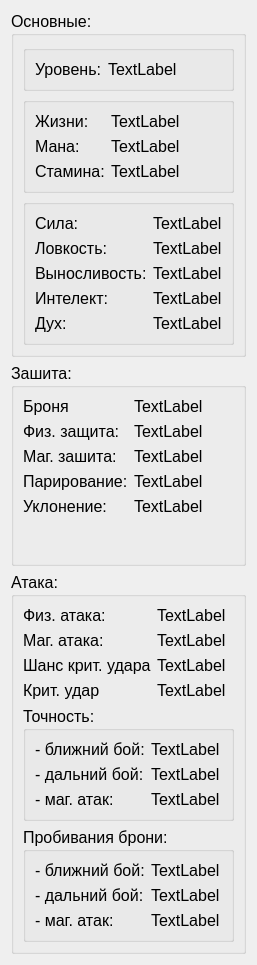
              <widget class="QWidget" name="scrollAreaWidgetContents">
               <property name="geometry">
                <rect>
                 <x>-19</x>
                 <y>-319</y>
                 <width>238</width>
                 <height>965</height>
                </rect>
               </property>
               <layout class="QVBoxLayout" name="verticalLayout_17">
                <item>
                 <widget class="QGroupBox" name="gb_basic">
                  <property name="font">
                   <font>
                    <pointsize>12</pointsize>
                   </font>
                  </property>
                  <property name="title">
                   <string>Основные:</string>
                  </property>
                  <layout class="QVBoxLayout" name="verticalLayout_21">
                   <item>
                    <widget class="QGroupBox" name="groupBox_13">
                     <property name="title">
                      <string/>
                     </property>
                     <layout class="QVBoxLayout" name="verticalLayout_6">
                      <item>
                       <layout class="QFormLayout" name="formLayout_9">
                        <item row="0" column="0">
                         <widget class="QLabel" name="label_41">
                          <property name="text">
                           <string>Уровень:</string>
                          </property>
                         </widget>
                        </item>
                        <item row="0" column="1">
                         <widget class="QLabel" name="label_level">
                          <property name="text">
                           <string>TextLabel</string>
                          </property>
                         </widget>
                        </item>
                       </layout>
                      </item>
                     </layout>
                    </widget>
                   </item>
                   <item>
                    <widget class="QGroupBox" name="groupBox_14">
                     <property name="title">
                      <string/>
                     </property>
                     <layout class="QVBoxLayout" name="verticalLayout_18">
                      <item>
                       <layout class="QFormLayout" name="formLayout_10">
                        <item row="0" column="0">
                         <widget class="QLabel" name="label_51">
                          <property name="text">
                           <string>Жизни:</string>
                          </property>
                         </widget>
                        </item>
                        <item row="0" column="1">
                         <widget class="QLabel" name="label_hp">
                          <property name="text">
                           <string>TextLabel</string>
                          </property>
                         </widget>
                        </item>
                        <item row="1" column="0">
                         <widget class="QLabel" name="label_53">
                          <property name="text">
                           <string>Мана:</string>
                          </property>
                         </widget>
                        </item>
                        <item row="1" column="1">
                         <widget class="QLabel" name="label_mana">
                          <property name="text">
                           <string>TextLabel</string>
                          </property>
                         </widget>
                        </item>
                        <item row="2" column="0">
                         <widget class="QLabel" name="label_55">
                          <property name="text">
                           <string>Стамина:</string>
                          </property>
                         </widget>
                        </item>
                        <item row="2" column="1">
                         <widget class="QLabel" name="label_stamina">
                          <property name="text">
                           <string>TextLabel</string>
                          </property>
                         </widget>
                        </item>
                       </layout>
                      </item>
                     </layout>
                    </widget>
                   </item>
                   <item>
                    <widget class="QGroupBox" name="groupBox_15">
                     <property name="title">
                      <string/>
                     </property>
                     <layout class="QVBoxLayout" name="verticalLayout_20">
                      <item>
                       <layout class="QFormLayout" name="formLayout_11">
                        <item row="0" column="0">
                         <widget class="QLabel" name="label_6">
                          <property name="font">
                           <font>
                            <pointsize>12</pointsize>
                           </font>
                          </property>
                          <property name="text">
                           <string>Сила:</string>
                          </property>
                         </widget>
                        </item>
                        <item row="0" column="1">
                         <widget class="QLabel" name="label_power">
                          <property name="font">
                           <font>
                            <pointsize>12</pointsize>
                           </font>
                          </property>
                          <property name="text">
                           <string>TextLabel</string>
                          </property>
                         </widget>
                        </item>
                        <item row="1" column="0">
                         <widget class="QLabel" name="label_8">
                          <property name="font">
                           <font>
                            <pointsize>12</pointsize>
                           </font>
                          </property>
                          <property name="text">
                           <string>Ловкость:</string>
                          </property>
                         </widget>
                        </item>
                        <item row="1" column="1">
                         <widget class="QLabel" name="label_dexterity">
                          <property name="font">
                           <font>
                            <pointsize>12</pointsize>
                           </font>
                          </property>
                          <property name="text">
                           <string>TextLabel</string>
                          </property>
                         </widget>
                        </item>
                        <item row="2" column="0">
                         <widget class="QLabel" name="label_10">
                          <property name="font">
                           <font>
                            <pointsize>12</pointsize>
                           </font>
                          </property>
                          <property name="text">
                           <string>Выносливость:</string>
                          </property>
                         </widget>
                        </item>
                        <item row="2" column="1">
                         <widget class="QLabel" name="label_endurance">
                          <property name="font">
                           <font>
                            <pointsize>12</pointsize>
                           </font>
                          </property>
                          <property name="text">
                           <string>TextLabel</string>
                          </property>
                         </widget>
                        </item>
                        <item row="3" column="0">
                         <widget class="QLabel" name="label_12">
                          <property name="font">
                           <font>
                            <pointsize>12</pointsize>
                           </font>
                          </property>
                          <property name="text">
                           <string>Интелект:</string>
                          </property>
                         </widget>
                        </item>
                        <item row="3" column="1">
                         <widget class="QLabel" name="label_intelligence">
                          <property name="font">
                           <font>
                            <pointsize>12</pointsize>
                           </font>
                          </property>
                          <property name="text">
                           <string>TextLabel</string>
                          </property>
                         </widget>
                        </item>
                        <item row="4" column="0">
                         <widget class="QLabel" name="label_14">
                          <property name="font">
                           <font>
                            <pointsize>12</pointsize>
                           </font>
                          </property>
                          <property name="text">
                           <string>Дух:</string>
                          </property>
                         </widget>
                        </item>
                        <item row="4" column="1">
                         <widget class="QLabel" name="label_spirit">
                          <property name="font">
                           <font>
                            <pointsize>12</pointsize>
                           </font>
                          </property>
                          <property name="text">
                           <string>TextLabel</string>
                          </property>
                         </widget>
                        </item>
                       </layout>
                      </item>
                     </layout>
                    </widget>
                   </item>
                  </layout>
                 </widget>
                </item>
                <item>
                 <layout class="QVBoxLayout" name="verticalLayout_8">
                  <item>
                   <widget class="QGroupBox" name="groupBox_4">
                    <property name="font">
                     <font>
                      <pointsize>12</pointsize>
                     </font>
                    </property>
                    <property name="title">
                     <string>Зашита:</string>
                    </property>
                    <layout class="QVBoxLayout" name="verticalLayout_7">
                     <item>
                      <layout class="QFormLayout" name="formLayout_4">
                       <item row="0" column="0">
                        <widget class="QLabel" name="label_11">
                         <property name="font">
                          <font>
                           <pointsize>12</pointsize>
                          </font>
                         </property>
                         <property name="text">
                          <string>Броня</string>
                         </property>
                        </widget>
                       </item>
                       <item row="0" column="1">
                        <widget class="QLabel" name="lb_armor">
                         <property name="font">
                          <font>
                           <pointsize>12</pointsize>
                          </font>
                         </property>
                         <property name="text">
                          <string>TextLabel</string>
                         </property>
                        </widget>
                       </item>
                       <item row="1" column="0">
                        <widget class="QLabel" name="label_7">
                         <property name="font">
                          <font>
                           <pointsize>12</pointsize>
                          </font>
                         </property>
                         <property name="text">
                          <string>Физ. защита:</string>
                         </property>
                        </widget>
                       </item>
                       <item row="1" column="1">
                        <widget class="QLabel" name="label_physical_protection">
                         <property name="font">
                          <font>
                           <pointsize>12</pointsize>
                          </font>
                         </property>
                         <property name="text">
                          <string>TextLabel</string>
                         </property>
                        </widget>
                       </item>
                       <item row="2" column="0">
                        <widget class="QLabel" name="label_9">
                         <property name="font">
                          <font>
                           <pointsize>12</pointsize>
                          </font>
                         </property>
                         <property name="text">
                          <string>Маг. зашита:</string>
                         </property>
                        </widget>
                       </item>
                       <item row="2" column="1">
                        <widget class="QLabel" name="label_magical_protection">
                         <property name="font">
                          <font>
                           <pointsize>12</pointsize>
                          </font>
                         </property>
                         <property name="text">
                          <string>TextLabel</string>
                         </property>
                        </widget>
                       </item>
                       <item row="3" column="0">
                        <widget class="QLabel" name="label_15">
                         <property name="font">
                          <font>
                           <pointsize>12</pointsize>
                          </font>
                         </property>
                         <property name="text">
                          <string>Парирование:</string>
                         </property>
                        </widget>
                       </item>
                       <item row="3" column="1">
                        <widget class="QLabel" name="lb_parrying">
                         <property name="font">
                          <font>
                           <pointsize>12</pointsize>
                          </font>
                         </property>
                         <property name="text">
                          <string>TextLabel</string>
                         </property>
                        </widget>
                       </item>
                       <item row="4" column="0">
                        <widget class="QLabel" name="label_27">
                         <property name="text">
                          <string>Уклонение:</string>
                         </property>
                        </widget>
                       </item>
                       <item row="4" column="1">
                        <widget class="QLabel" name="lb_evasion">
                         <property name="text">
                          <string>TextLabel</string>
                         </property>
                        </widget>
                       </item>
                      </layout>
                     </item>
                    </layout>
                   </widget>
                  </item>
                 </layout>
                </item>
                <item>
                 <widget class="QGroupBox" name="groupBox_5">
                  <property name="font">
                   <font>
                    <pointsize>12</pointsize>
                   </font>
                  </property>
                  <property name="title">
                   <string>Атака:</string>
                  </property>
                  <layout class="QVBoxLayout" name="verticalLayout_11">
                   <item>
                    <layout class="QFormLayout" name="formLayout_5">
                     <item row="0" column="0">
                      <widget class="QLabel" name="label_21">
                       <property name="font">
                        <font>
                         <pointsize>12</pointsize>
                        </font>
                       </property>
                       <property name="text">
                        <string>Физ. атака:</string>
                       </property>
                      </widget>
                     </item>
                     <item row="0" column="1">
                      <widget class="QLabel" name="label_physical_attack">
                       <property name="font">
                        <font>
                         <pointsize>12</pointsize>
                        </font>
                       </property>
                       <property name="text">
                        <string>TextLabel</string>
                       </property>
                      </widget>
                     </item>
                     <item row="1" column="0">
                      <widget class="QLabel" name="label_23">
                       <property name="font">
                        <font>
                         <pointsize>12</pointsize>
                        </font>
                       </property>
                       <property name="text">
                        <string>Маг. атака:</string>
                       </property>
                      </widget>
                     </item>
                     <item row="1" column="1">
                      <widget class="QLabel" name="label_magical_attack">
                       <property name="font">
                        <font>
                         <pointsize>12</pointsize>
                        </font>
                       </property>
                       <property name="text">
                        <string>TextLabel</string>
                       </property>
                      </widget>
                     </item>
                     <item row="2" column="0">
                      <widget class="QLabel" name="label_47">
                       <property name="text">
                        <string>Шанс крит. удара</string>
                       </property>
                      </widget>
                     </item>
                     <item row="2" column="1">
                      <widget class="QLabel" name="label_48">
                       <property name="text">
                        <string>TextLabel</string>
                       </property>
                      </widget>
                     </item>
                     <item row="3" column="0">
                      <widget class="QLabel" name="label_49">
                       <property name="text">
                        <string>Крит. удар</string>
                       </property>
                      </widget>
                     </item>
                     <item row="3" column="1">
                      <widget class="QLabel" name="label_50">
                       <property name="text">
                        <string>TextLabel</string>
                       </property>
                      </widget>
                     </item>
                    </layout>
                   </item>
                   <item>
                    <widget class="QGroupBox" name="groupBox_6">
                     <property name="font">
                      <font>
                       <pointsize>12</pointsize>
                      </font>
                     </property>
                     <property name="title">
                      <string>Точность:</string>
                     </property>
                     <layout class="QVBoxLayout" name="verticalLayout_9">
                      <item>
                       <layout class="QFormLayout" name="formLayout_6">
                        <item row="0" column="0">
                         <widget class="QLabel" name="label_25">
                          <property name="font">
                           <font>
                            <pointsize>12</pointsize>
                           </font>
                          </property>
                          <property name="text">
                           <string>- ближний бой:</string>
                          </property>
                         </widget>
                        </item>
                        <item row="0" column="1">
                         <widget class="QLabel" name="lb_close_combat">
                          <property name="font">
                           <font>
                            <pointsize>12</pointsize>
                           </font>
                          </property>
                          <property name="text">
                           <string>TextLabel</string>
                          </property>
                         </widget>
                        </item>
                        <item row="1" column="0">
                         <widget class="QLabel" name="label_29">
                          <property name="font">
                           <font>
                            <pointsize>12</pointsize>
                           </font>
                          </property>
                          <property name="text">
                           <string>- дальний бой:</string>
                          </property>
                         </widget>
                        </item>
                        <item row="1" column="1">
                         <widget class="QLabel" name="lb_ranged_combat">
                          <property name="font">
                           <font>
                            <pointsize>12</pointsize>
                           </font>
                          </property>
                          <property name="text">
                           <string>TextLabel</string>
                          </property>
                         </widget>
                        </item>
                        <item row="2" column="0">
                         <widget class="QLabel" name="label_31">
                          <property name="font">
                           <font>
                            <pointsize>12</pointsize>
                           </font>
                          </property>
                          <property name="text">
                           <string>- маг. атак:</string>
                          </property>
                         </widget>
                        </item>
                        <item row="2" column="1">
                         <widget class="QLabel" name="label_32">
                          <property name="font">
                           <font>
                            <pointsize>12</pointsize>
                           </font>
                          </property>
                          <property name="text">
                           <string>TextLabel</string>
                          </property>
                         </widget>
                        </item>
                       </layout>
                      </item>
                     </layout>
                    </widget>
                   </item>
                   <item>
                    <widget class="QGroupBox" name="groupBox_7">
                     <property name="font">
                      <font>
                       <pointsize>12</pointsize>
                      </font>
                     </property>
                     <property name="title">
                      <string>Пробивания брони:</string>
                     </property>
                     <layout class="QVBoxLayout" name="verticalLayout_10">
                      <item>
                       <layout class="QFormLayout" name="formLayout_7">
                        <item row="0" column="0">
                         <widget class="QLabel" name="label_33">
                          <property name="font">
                           <font>
                            <pointsize>12</pointsize>
                           </font>
                          </property>
                          <property name="text">
                           <string>- ближний бой:</string>
                          </property>
                         </widget>
                        </item>
                        <item row="0" column="1">
                         <widget class="QLabel" name="label_34">
                          <property name="font">
                           <font>
                            <pointsize>12</pointsize>
                           </font>
                          </property>
                          <property name="text">
                           <string>TextLabel</string>
                          </property>
                         </widget>
                        </item>
                        <item row="1" column="0">
                         <widget class="QLabel" name="label_35">
                          <property name="font">
                           <font>
                            <pointsize>12</pointsize>
                           </font>
                          </property>
                          <property name="text">
                           <string>- дальний бой:</string>
                          </property>
                         </widget>
                        </item>
                        <item row="1" column="1">
                         <widget class="QLabel" name="label_36">
                          <property name="font">
                           <font>
                            <pointsize>12</pointsize>
                           </font>
                          </property>
                          <property name="text">
                           <string>TextLabel</string>
                          </property>
                         </widget>
                        </item>
                        <item row="2" column="0">
                         <widget class="QLabel" name="label_37">
                          <property name="font">
                           <font>
                            <pointsize>12</pointsize>
                           </font>
                          </property>
                          <property name="text">
                           <string>- маг. атак:</string>
                          </property>
                         </widget>
                        </item>
                        <item row="2" column="1">
                         <widget class="QLabel" name="label_38">
                          <property name="font">
                           <font>
                            <pointsize>12</pointsize>
                           </font>
                          </property>
                          <property name="text">
                           <string>TextLabel</string>
                          </property>
                         </widget>
                        </item>
                       </layout>
                      </item>
                     </layout>
                    </widget>
                   </item>
                  </layout>
                 </widget>
                </item>
               </layout>
              </widget>
